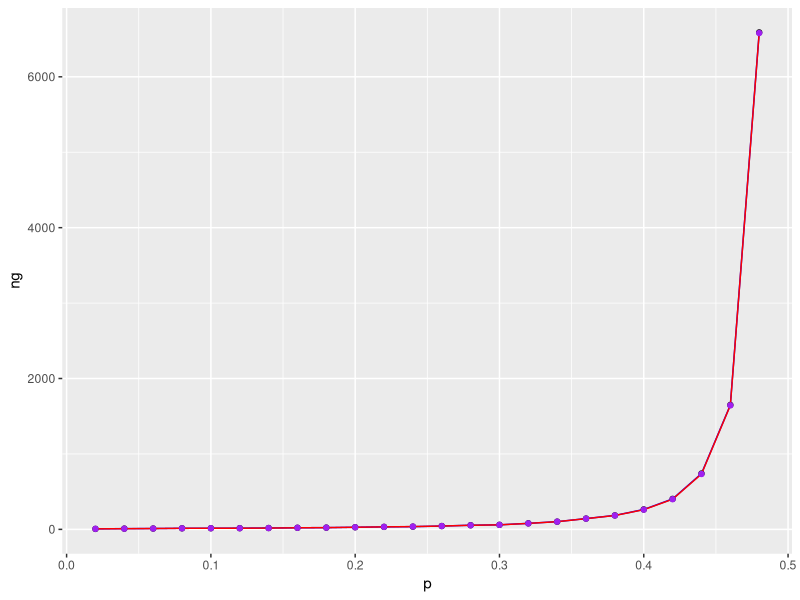

R code for this plot:
#Comparing using Asymptotic relative efficiency(ARE)
# ARE for right tailed test only
#ARE for Wald's test
arewtr<-function(n,m,p1){
  z1h0<-c()
  for(i in 1:m){
    x<-rbinom(n,size=1,prob=0.5)
    phath0<-sum(x)/length(x)
    z1h0[i]<-(phath0-0.5)/sqrt((0.5*0.5)/n)
  }
  z1h0<-sort(z1h0)
  for(i in 1:length(z1h0)){
    if((sum(z1h0>=z1h0[i])/length(z1h0))<=0.05){
      c<-z1h0[i]
      break
    }
  }
  z1h1<-c()
  for(i in 1:m){
    x<-rbinom(n,size=1,prob=p1)
    phath1<-sum(x)/length(x)
    z1h1[i]<-(phath1-0.5)/sqrt((0.5*0.5)/n)
  }
  pow<-sum(z1h1>=c)/m
  return(pow)
}
#ARE for VST
arevstr<-function(n,m,p1){
  z2h0<-c()
  for(i in 1:m){
    x<-rbinom(n,size=1,prob=0.5)
    phath0<-sum(x)/length(x)
    z2h0[i]<-2*sqrt(n)*(asin(sqrt(phath0))-asin(sqrt(0.5)))
  }
  z2h0<-sort(z2h0)
  for(i in 1:length(z2h0)){
    if((sum(z2h0>=z2h0[i])/length(z2h0))<=0.05){
      c<-z2h0[i]
      break
    }
  }
  z2h1<-c()
  for(i in 1:m){
    x<-rbinom(n,size=1,prob=p1)
    phath1<-sum(x)/length(x)
    z2h1[i]<-2*sqrt(n)*(asin(sqrt(phath1))-asin(sqrt(0.5)))
  }
  pow<-sum(z2h1>=c)/m
  return(pow)
}
#ARE for VST modified
arevstmr<-function(n,m,p1){
  z3h0<-c()
  for(i in 1:m){
    x<-rbinom(n,size=1,prob=0.5)
    phath0<-(sum(x)+(3/8))/(length(x)+(3/4))
    z3h0[i]<-sqrt(4*n+2)*(asin(sqrt(phath0))-asin(sqrt(0.5)))
  }
  z3h0<-sort(z3h0)
  for(i in 1:length(z3h0)){
    if((sum(z3h0>=z3h0[i])/length(z3h0))<=0.05){
      c<-z3h0[i]
      break
    }
  }
  z3h1<-c()
  for(i in 1:m){
    x<-rbinom(n,size=1,prob=p1)
    phath1<-(sum(x)+(3/8))/(length(x)+(3/4))
    z3h1[i]<-sqrt(4*n+2)*(asin(sqrt(phath1))-asin(sqrt(0.5)))
  }
  pow<-sum(z3h1>=c)/m
  return(pow)
}

# ARE for left tailed test only
# ARE for Wald's test
arewtl<-function(n,m,p1){
  z1h0<-c()
  for(i in 1:m){
    x<-rbinom(n,size=1,prob=0.5)
    phath0<-sum(x)/length(x)
    z1h0[i]<-(phath0-0.5)/sqrt((0.5*0.5)/n)
  }
  z1h0<-sort(z1h0,decreasing=TRUE)
  for(i in 1:length(z1h0)){
    if((sum(z1h0<=z1h0[i])/length(z1h0))<=0.05){
      c<-z1h0[i]
      break
    }
  }
  z1h1<-c()
  for(i in 1:m){
    x<-rbinom(n,size=1,prob=p1)
    phath1<-sum(x)/length(x)
    z1h1[i]<-(phath1-0.5)/sqrt((0.5*0.5)/n)
  }
  pow<-sum(z1h1<=c)/m
  return(pow)
}

#ARE for VST
arevstl<-function(n,m,p1){
  z2h0<-c()
  for(i in 1:m){
    x<-rbinom(n,size=1,prob=0.5)
    phath0<-sum(x)/length(x)
    z2h0[i]<-2*sqrt(n)*(asin(sqrt(phath0))-asin(sqrt(0.5)))
  }
  z2h0<-sort(z2h0,decreasing=TRUE)
  for(i in 1:length(z2h0)){
    if((sum(z2h0<=z2h0[i])/length(z2h0))<=0.05){
      c<-z2h0[i]
      break
    }
  }
  z2h1<-c()
  for(i in 1:m){
    x<-rbinom(n,size=1,prob=p1)
    phath1<-sum(x)/length(x)
    z2h1[i]<-2*sqrt(n)*(asin(sqrt(phath1))-asin(sqrt(0.5)))
  }
  pow<-sum(z2h1<=c)/m
  return(pow)
}
#ARE for VST modified
arevstml<-function(n,m,p1){
  z3h0<-c()
  for(i in 1:m){
    x<-rbinom(n,size=1,prob=0.5)
    phath0<-(sum(x)+(3/8))/(length(x)+(3/4))
    z3h0[i]<-sqrt(4*n+2)*(asin(sqrt(phath0))-asin(sqrt(0.5)))
  }
  z3h0<-sort(z3h0,decreasing = TRUE)
  for(i in 1:length(z3h0)){
    if((sum(z3h0<=z3h0[i])/length(z3h0))<=0.05){
      c<-z3h0[i]
      break
    }
  }
  z3h1<-c()
  for(i in 1:m){
    x<-rbinom(n,size=1,prob=p1)
    phath1<-(sum(x)+(3/8))/(length(x)+(3/4))
    z3h1[i]<-sqrt(4*n+2)*(asin(sqrt(phath1))-asin(sqrt(0.5)))
  }
  pow<-sum(z3h1<=c)/m
  return(pow)
}
####### ARE COMPARISON #########
############ FOR TEST BASED ON GENERAL THOERY ###############
#### For left tailed test ########
###################
arewtleft<-c(8,10,11,14,15,16,18,21,23,28,33,37,44,55,60,
             80,102,143,185,264,404,737,1649,6588)
###################
arewtl(9,5000,0.02)
arewtl(10,5000,0.04)
arewtl(11,5000,0.06)
arewtl(14,5000,0.08)
arewtl(15,5000,0.10)
arewtl(17,5000,0.12)
arewtl(18,5000,0.14)
arewtl(21,5000,0.16)
arewtl(23,5000,0.18)
arewtl(28,5000,0.20)
arewtl(33,5000,0.22)
arewtl(37,5000,0.24)
arewtl(44,5000,0.26)
arewtl(55,5000,0.28)
arewtl(60,5000,0.30)
arewtl(80,5000,0.32)
arewtl(102,5000,0.34)
arewtl(143,5000,0.36)
arewtl(185,5000,0.38)
arewtl(264,5000,0.40)
arewtl(404,5000,0.42)
arewtl(737,5000,0.44)
arewtl(1649,5000,0.46)
arewtl(6588,5000,0.48)
#### For right tailed test ########
####################################
arewtright<-c(6848,1643,742,418,268,185,139,104,82,64,
              53,44,40,33,28,23,21,18,16,15,12,11,10,8)
####################################
arewtr(6848,5000,0.52)
arewtr(1643,5000,0.54)
arewtr(742,5000,0.56)
arewtr(418,5000,0.58)
arewtr(268,5000,0.60)
arewtr(187,5000,0.62)
arewtr(139,5000,0.64)
arewtr(104,5000,0.66)
arewtr(82,5000,0.68)
arewtr(64,5000,0.70)
arewtr(53,5000,0.72)
arewtr(44,5000,0.74)
arewtr(40,5000,0.76)
arewtr(33,5000,0.78)
arewtr(28,5000,0.80)
arewtr(23,5000,0.82)
arewtr(21,5000,0.84)
arewtr(18,5000,0.86)
arewtr(16,5000,0.88)
arewtr(15,5000,0.90)
arewtr(12,5000,0.92)
arewtr(11,5000,0.94)
arewtr(10,5000,0.96)
arewtr(8,5000,0.98)
############## FOR TEST BASED ON VST ################
#### For left tailed test ########
###################
arevstleft<-c(7,8,11,13,14,15,17,20,23,28,33,37,44,
              54,60,79,101,141,182,262,402,735,1644,6584)
###################
arevstl(8,5000,0.02)
arevstl(8,5000,0.04)
arevstl(11,5000,0.06)
arevstl(13,5000,0.08)
arevstl(14,5000,0.10)
arevstl(16,5000,0.12)
arevstl(17,5000,0.14)
arevstl(20,5000,0.16)
arevstl(23,5000,0.18)
arevstl(28,5000,0.20)
arevstl(33,5000,0.22)
arevstl(37,5000,0.24)
arevstl(44,5000,0.26)
arevstl(54,5000,0.28)
arevstl(60,5000,0.30)
arevstl(79,5000,0.32)
arevstl(101,5000,0.34)
arevstl(141,5000,0.36)
arevstl(182,5000,0.38)
arevstl(262,5000,0.40)
arevstl(402,5000,0.42)
arevstl(735,5000,0.44)
arevstl(1644,5000,0.46)
arevstl(6584,5000,0.48)
#### For right tailed test ########
###################
arevstright<-c(6840,1640,740,416,266,184,136,102,80,64,53,44,41,33,28,23,21,
               18,16,14,13,11,9,8)
###################
arevstr(6840,5000,0.52)
arevstr(1640,5000,0.54)
arevstr(740,5000,0.56)
arevstr(416,5000,0.58)
arevstr(266,5000,0.60)
arevstr(184,5000,0.62)
arevstr(136,5000,0.64)
arevstr(102,5000,0.66)
arevstr(80,5000,0.68)
arevstr(64,5000,0.70)
arevstr(53,5000,0.72)
arevstr(44,5000,0.74)
arevstr(41,5000,0.76)
arevstr(33,5000,0.78)
arevstr(28,5000,0.80)
arevstr(23,5000,0.82)
arevstr(21,5000,0.84)
arevstr(18,5000,0.86)
arevstr(16,5000,0.88)
arevstr(14,5000,0.90)
arevstr(13,5000,0.92)
arevstr(11,5000,0.94)
arevstr(9,5000,0.96)
arevstr(8,5000,0.98)
############## FOR TEST BASED ON MODIFIED VST ################
#### For left tailed test ########
###################
arevstmleft<-c(7,8,10,12,13,15,18,21,22,28,33,37,44,53,62,80,100,138,180,259,
               399,730,1641,6582)
###################
arevstml(7,5000,0.02)
arevstml(8,5000,0.04)
arevstml(10,5000,0.06)
arevstml(12,5000,0.08)
arevstml(13,5000,0.10)
arevstml(15,5000,0.12)
arevstml(18,5000,0.14)
arevstml(21,5000,0.16)
arevstml(22,5000,0.18)
arevstml(28,5000,0.20)
arevstml(33,5000,0.22)
arevstml(37,5000,0.24)
arevstml(44,5000,0.26)
arevstml(53,5000,0.28)
arevstml(62,5000,0.30)
arevstml(80,5000,0.32)
arevstml(100,5000,0.34)
arevstml(138,5000,0.36)
arevstml(180,5000,0.38)
arevstml(259,5000,0.40)
arevstml(399,5000,0.42)
arevstml(730,5000,0.44)
arevstml(1641,5000,0.46)
arevstml(6582,5000,0.48)
#### For right tailed test ########
###################
arevstmright<-c(6831,1636,737,413,264,184,135,104,80,65,53,44,38,33,28,
                23,21,18,16,13,13,11,8,7)
###################
arevstmr(6831,5000,0.52)
arevstmr(1636,5000,0.54)
arevstmr(737,5000,0.56)
arevstmr(413,5000,0.58)
arevstmr(264,5000,0.60)
arevstmr(184,5000,0.62)
arevstmr(135,5000,0.64)
arevstmr(104,5000,0.66)
arevstmr(80,5000,0.68)
arevstmr(65,5000,0.70)
arevstmr(53,5000,0.72)
arevstmr(44,5000,0.74)
arevstmr(38,5000,0.76)
arevstmr(33,5000,0.78)
arevstmr(28,5000,0.80)
arevstmr(23,5000,0.82)
arevstmr(21,5000,0.84)
arevstmr(18,5000,0.86)
arevstmr(16,5000,0.88)
arevstmr(13,5000,0.90)
arevstmr(13,5000,0.92)
arevstmr(11,5000,0.94)
arevstmr(8,5000,0.96)
arevstmr(7,5000,0.98)
#************************************************************************************************************************
                                        # Data frame & Graph related code after here 
#************************************************************************************************************************
arewtleft<-c(6,10,11,14,15,16,18,21,23,28,33,36,44,55,60,
             80,102,143,185,264,404,740,1649,6588)
arewtright<-c(6848,1643,742,418,268,185,139,104,82,64,
              53,44,40,33,28,23,21,18,16,15,12,11,10,8)
arevstleft<-c(7,9,11,14,15,15,17,21,23,28,33,37,44,
              54,60,79,102,142,184,261,400,734,1644,6580)
arevstright<-c(6840,1640,740,416,266,184,136,102,80,64,53,44,41,33,28,23,21,
               18,16,14,13,11,9,8)
arevstmleft<-c(7,9,10,12,15,15,18,20,22,28,33,37,44,54,62,80,100,140,182,256,
               394,730,1641,6572)
arevstmright<-c(6831,1636,737,413,264,184,135,104,80,65,53,44,38,33,28,
                23,21,18,16,13,13,11,8,7)
library(tidyverse)
p<-c(seq(0.02,0.48,0.02),seq(0.52,0.98,0.02))
type<-c(rep("Left tail",24),rep("Right tail",24))
ng<-c(arewtleft,arewtright)
nv<-c(arevstleft,arevstright)
nvm<-c(arevstmleft,arevstmright)
e1<-ng/nv
e2<-nv/nvm
e3<-ng/nvm
aredf1<-data.frame(p,type,ng,nv,nvm,e1,e2,e3,ng-nv,nv-nvm,ng-nvm)
view(aredf1)
aredf1%>%
  filter(type=="Left tail")%>%
ggplot(aes(x=p))+
  geom_line(aes(y=ng),col="blue")+
  geom_point(aes(y=ng),col="black")+
  geom_line(aes(y=nv),col="red")+
  geom_point(aes(y=nv),col="purple")
  geom_line(aes(y=ng-nvm),col="purple")
#***********************************************************************************************************
